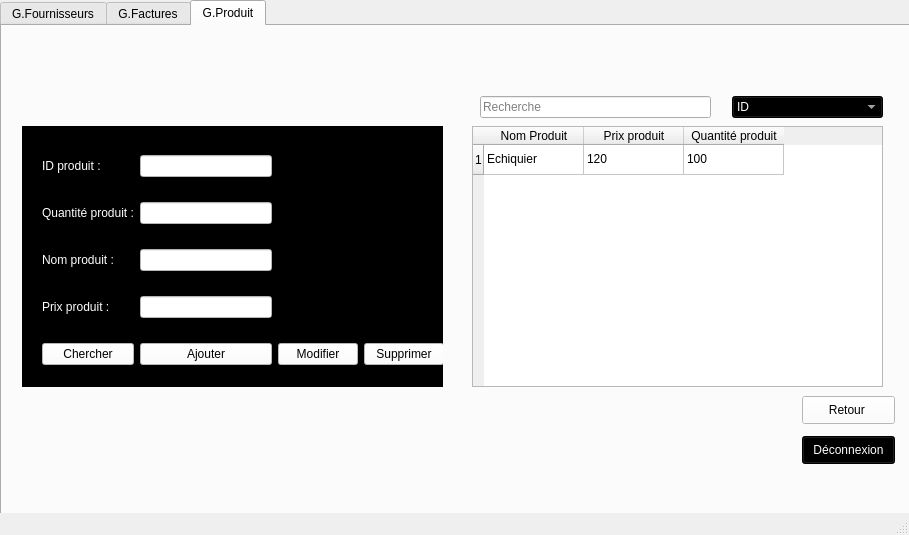
<?xml version="1.0" encoding="UTF-8"?>
<ui version="4.0">
 <class>MainWindow</class>
 <widget class="QMainWindow" name="MainWindow">
  <property name="geometry">
   <rect>
    <x>0</x>
    <y>0</y>
    <width>909</width>
    <height>535</height>
   </rect>
  </property>
  <property name="windowTitle">
   <string>MainWindow</string>
  </property>
  <property name="styleSheet">
   <string notr="true"/>
  </property>
  <widget class="QWidget" name="centralwidget">
   <widget class="QTabWidget" name="tabWidget">
    <property name="geometry">
     <rect>
      <x>0</x>
      <y>0</y>
      <width>921</width>
      <height>531</height>
     </rect>
    </property>
    <property name="styleSheet">
     <string notr="true"/>
    </property>
    <property name="currentIndex">
     <number>2</number>
    </property>
    <widget class="QWidget" name="tab_3">
     <attribute name="title">
      <string>G.Fournisseurs</string>
     </attribute>
     <widget class="QLabel" name="label_PIC8">
      <property name="geometry">
       <rect>
        <x>5</x>
        <y>-45</y>
        <width>891</width>
        <height>521</height>
       </rect>
      </property>
      <property name="text">
       <string/>
      </property>
     </widget>
     <widget class="QFrame" name="frame_3">
      <property name="geometry">
       <rect>
        <x>20</x>
        <y>180</y>
        <width>401</width>
        <height>281</height>
       </rect>
      </property>
      <property name="styleSheet">
       <string notr="true">background-color: rgb(0, 0, 0);</string>
      </property>
      <property name="frameShape">
       <enum>QFrame::StyledPanel</enum>
      </property>
      <property name="frameShadow">
       <enum>QFrame::Raised</enum>
      </property>
      <widget class="QGroupBox" name="groupBox_4">
       <property name="geometry">
        <rect>
         <x>10</x>
         <y>10</y>
         <width>381</width>
         <height>261</height>
        </rect>
       </property>
       <property name="styleSheet">
        <string notr="true">color: rgb(255, 255, 255);</string>
       </property>
       <property name="title">
        <string>Ajouter fournisseur </string>
       </property>
       <widget class="QWidget" name="gridLayoutWidget_8">
        <property name="geometry">
         <rect>
          <x>10</x>
          <y>20</y>
          <width>351</width>
          <height>231</height>
         </rect>
        </property>
        <layout class="QGridLayout" name="gridLayout_4">
         <item row="0" column="1">
          <widget class="QLineEdit" name="lineEdit_IDFournisseur">
           <property name="styleSheet">
            <string notr="true">QLineEdit {
background-color: rgb(255, 255, 255);
color: rgb(0, 0, 0);
}
QLineEdit:hover{
border :2 px solid rgb (48,50,60) ; 

}</string>
           </property>
          </widget>
         </item>
         <item row="4" column="1">
          <widget class="QLineEdit" name="lineEdit_emailfournisseur">
           <property name="styleSheet">
            <string notr="true">background-color: rgb(255, 255, 255);
color: rgb(0, 0, 0);</string>
           </property>
          </widget>
         </item>
         <item row="1" column="1">
          <widget class="QLineEdit" name="lineEdit_NomFournisseur">
           <property name="styleSheet">
            <string notr="true">background-color: rgb(255, 255, 255);
color: rgb(0, 0, 0);</string>
           </property>
          </widget>
         </item>
         <item row="4" column="0">
          <widget class="QLabel" name="label_10">
           <property name="styleSheet">
            <string notr="true">color: rgb(255, 255, 255);</string>
           </property>
           <property name="text">
            <string>Email fournisseur :</string>
           </property>
          </widget>
         </item>
         <item row="2" column="1">
          <widget class="QLineEdit" name="lineEdit_Adressefournisseur">
           <property name="styleSheet">
            <string notr="true">background-color: rgb(255, 255, 255);
color: rgb(0, 0, 0);</string>
           </property>
          </widget>
         </item>
         <item row="0" column="0">
          <widget class="QLabel" name="label_11">
           <property name="styleSheet">
            <string notr="true">color: rgb(255, 255, 255);</string>
           </property>
           <property name="text">
            <string>ID fornisseur :</string>
           </property>
          </widget>
         </item>
         <item row="3" column="0">
          <widget class="QLabel" name="label_23">
           <property name="styleSheet">
            <string notr="true">color: rgb(255, 255, 255);</string>
           </property>
           <property name="text">
            <string>Téléphone fournisseur :</string>
           </property>
          </widget>
         </item>
         <item row="1" column="0">
          <widget class="QLabel" name="label_24">
           <property name="styleSheet">
            <string notr="true">color: rgb(255, 255, 255);</string>
           </property>
           <property name="text">
            <string>Nom fournisseur :</string>
           </property>
          </widget>
         </item>
         <item row="2" column="0">
          <widget class="QLabel" name="label_22">
           <property name="styleSheet">
            <string notr="true">color: rgb(255, 255, 255);</string>
           </property>
           <property name="text">
            <string>Adresse du fournisseur :</string>
           </property>
          </widget>
         </item>
         <item row="3" column="1">
          <widget class="QLineEdit" name="lineEdit_telfournisseur">
           <property name="styleSheet">
            <string notr="true">background-color: rgb(255, 255, 255);
color: rgb(0, 0, 0);</string>
           </property>
          </widget>
         </item>
         <item row="0" column="2">
          <widget class="QPushButton" name="pushButton_31">
           <property name="styleSheet">
            <string notr="true">color: rgb(0, 0, 0);
background-color: rgb(255, 255, 255);
gridline-color: rgb(255, 255, 255);
border-color: rgb(205, 205, 205);</string>
           </property>
           <property name="text">
            <string>Chercher</string>
           </property>
          </widget>
         </item>
         <item row="4" column="2">
          <widget class="QPushButton" name="pushButton_30">
           <property name="styleSheet">
            <string notr="true">color: rgb(0, 0, 0);
background-color: rgb(255, 255, 255);
gridline-color: rgb(255, 255, 255);
border-color: rgb(205, 205, 205);</string>
           </property>
           <property name="text">
            <string>Supprimer</string>
           </property>
          </widget>
         </item>
         <item row="3" column="2">
          <widget class="QPushButton" name="pushButton_9">
           <property name="styleSheet">
            <string notr="true">color: rgb(0, 0, 0);
background-color: rgb(255, 255, 255);
gridline-color: rgb(255, 255, 255);
border-color: rgb(205, 205, 205);</string>
           </property>
           <property name="text">
            <string>Modifier</string>
           </property>
          </widget>
         </item>
         <item row="2" column="2">
          <widget class="QPushButton" name="pushButton_ajouterfournisseur">
           <property name="styleSheet">
            <string notr="true">color: rgb(0, 0, 0);
background-color: rgb(255, 255, 255);
gridline-color: rgb(255, 255, 255);
border-color: rgb(205, 205, 205);</string>
           </property>
           <property name="text">
            <string>Ajouter</string>
           </property>
          </widget>
         </item>
        </layout>
       </widget>
      </widget>
     </widget>
     <widget class="QPushButton" name="pushButton_6">
      <property name="geometry">
       <rect>
        <x>800</x>
        <y>340</y>
        <width>93</width>
        <height>28</height>
       </rect>
      </property>
      <property name="styleSheet">
       <string notr="true">color: rgb(0, 0, 0);
border-color: rgb(0, 0, 0);
gridline-color: rgb(0, 0, 0);
background-color: rgb(255, 255, 255);</string>
      </property>
      <property name="text">
       <string>Retour </string>
      </property>
     </widget>
     <widget class="QLineEdit" name="lineEdit_6">
      <property name="geometry">
       <rect>
        <x>10</x>
        <y>10</y>
        <width>501</width>
        <height>22</height>
       </rect>
      </property>
      <property name="placeholderText">
       <string>Recherche</string>
      </property>
     </widget>
     <widget class="QPushButton" name="pushButton_11">
      <property name="geometry">
       <rect>
        <x>600</x>
        <y>350</y>
        <width>93</width>
        <height>28</height>
       </rect>
      </property>
      <property name="styleSheet">
       <string notr="true">color: rgb(255, 255, 255);
background-color: rgb(0, 0, 0);
border-color: rgb(255, 255, 255);
gridline-color: rgb(255, 255, 255);</string>
      </property>
      <property name="text">
       <string>Excel</string>
      </property>
     </widget>
     <widget class="QComboBox" name="comboBox">
      <property name="geometry">
       <rect>
        <x>520</x>
        <y>10</y>
        <width>121</width>
        <height>21</height>
       </rect>
      </property>
      <property name="styleSheet">
       <string notr="true">background-color: rgb(0, 0, 0);
color: rgb(255, 255, 255);
gridline-color: rgb(255, 255, 255);
border-color: rgb(255, 255, 255);</string>
      </property>
      <property name="currentText">
       <string>Nom</string>
      </property>
      <item>
       <property name="text">
        <string>Nom</string>
       </property>
      </item>
      <item>
       <property name="text">
        <string>ID</string>
       </property>
      </item>
     </widget>
     <widget class="QTableView" name="tableView_Fournisseur">
      <property name="geometry">
       <rect>
        <x>10</x>
        <y>40</y>
        <width>631</width>
        <height>131</height>
       </rect>
      </property>
     </widget>
     <widget class="QPushButton" name="pushButton_5">
      <property name="geometry">
       <rect>
        <x>800</x>
        <y>380</y>
        <width>93</width>
        <height>28</height>
       </rect>
      </property>
      <property name="styleSheet">
       <string notr="true">color: rgb(255, 255, 255);
background-color: rgb(0, 0, 0);
border-color: rgb(255, 255, 255);
gridline-color: rgb(255, 255, 255);</string>
      </property>
      <property name="text">
       <string>Déconnexion</string>
      </property>
     </widget>
     <widget class="QPushButton" name="pushButton_7">
      <property name="geometry">
       <rect>
        <x>580</x>
        <y>390</y>
        <width>151</width>
        <height>28</height>
       </rect>
      </property>
      <property name="styleSheet">
       <string notr="true">color: rgb(0, 0, 0);
border-color: rgb(0, 0, 0);
gridline-color: rgb(0, 0, 0);
background-color: rgb(255, 255, 255);</string>
      </property>
      <property name="text">
       <string>Consulter statistiques</string>
      </property>
     </widget>
    </widget>
    <widget class="QWidget" name="tab">
     <attribute name="title">
      <string>G.Factures</string>
     </attribute>
     <widget class="QPushButton" name="pushButton">
      <property name="geometry">
       <rect>
        <x>510</x>
        <y>280</y>
        <width>93</width>
        <height>28</height>
       </rect>
      </property>
      <property name="styleSheet">
       <string notr="true">color: rgb(0, 0, 0);
border-color: rgb(0, 0, 0);
gridline-color: rgb(0, 0, 0);
background-color: rgb(255, 255, 255);</string>
      </property>
      <property name="text">
       <string>PDF</string>
      </property>
     </widget>
     <widget class="QLineEdit" name="lineEdit">
      <property name="geometry">
       <rect>
        <x>20</x>
        <y>10</y>
        <width>441</width>
        <height>22</height>
       </rect>
      </property>
      <property name="styleSheet">
       <string notr="true"/>
      </property>
      <property name="placeholderText">
       <string>Recherche</string>
      </property>
     </widget>
     <widget class="QComboBox" name="comboBox_2">
      <property name="geometry">
       <rect>
        <x>482</x>
        <y>10</y>
        <width>151</width>
        <height>22</height>
       </rect>
      </property>
      <property name="styleSheet">
       <string notr="true">background-color: rgb(0, 0, 0);
color: rgb(255, 255, 255);
gridline-color: rgb(255, 255, 255);
border-color: rgb(255, 255, 255);</string>
      </property>
      <item>
       <property name="text">
        <string>ID</string>
       </property>
      </item>
      <item>
       <property name="text">
        <string>ETAT</string>
       </property>
      </item>
      <item>
       <property name="text">
        <string>Nom Produit</string>
       </property>
      </item>
      <item>
       <property name="text">
        <string>Total</string>
       </property>
      </item>
     </widget>
     <widget class="QPushButton" name="pushButton_20">
      <property name="geometry">
       <rect>
        <x>800</x>
        <y>370</y>
        <width>93</width>
        <height>28</height>
       </rect>
      </property>
      <property name="styleSheet">
       <string notr="true">color: rgb(0, 0, 0);
border-color: rgb(0, 0, 0);
gridline-color: rgb(0, 0, 0);
background-color: rgb(255, 255, 255);</string>
      </property>
      <property name="text">
       <string>Retour </string>
      </property>
     </widget>
     <widget class="QPushButton" name="pushButton_21">
      <property name="geometry">
       <rect>
        <x>800</x>
        <y>410</y>
        <width>93</width>
        <height>28</height>
       </rect>
      </property>
      <property name="styleSheet">
       <string notr="true">color: rgb(255, 255, 255);
background-color: rgb(0, 0, 0);
border-color: rgb(255, 255, 255);
gridline-color: rgb(255, 255, 255);</string>
      </property>
      <property name="text">
       <string>Déconnexion</string>
      </property>
     </widget>
     <widget class="QLabel" name="label_PIC6">
      <property name="geometry">
       <rect>
        <x>5</x>
        <y>-45</y>
        <width>891</width>
        <height>531</height>
       </rect>
      </property>
      <property name="text">
       <string/>
      </property>
     </widget>
     <widget class="QPushButton" name="pushButton_3">
      <property name="geometry">
       <rect>
        <x>490</x>
        <y>320</y>
        <width>141</width>
        <height>28</height>
       </rect>
      </property>
      <property name="styleSheet">
       <string notr="true">color: rgb(255, 255, 255);
background-color: rgb(0, 0, 0);
border-color: rgb(255, 255, 255);
gridline-color: rgb(255, 255, 255);</string>
      </property>
      <property name="text">
       <string>Consulter statistiques</string>
      </property>
     </widget>
     <widget class="QFrame" name="frame">
      <property name="geometry">
       <rect>
        <x>20</x>
        <y>200</y>
        <width>401</width>
        <height>261</height>
       </rect>
      </property>
      <property name="styleSheet">
       <string notr="true">background-color: rgb(0, 0, 0);</string>
      </property>
      <property name="frameShape">
       <enum>QFrame::StyledPanel</enum>
      </property>
      <property name="frameShadow">
       <enum>QFrame::Raised</enum>
      </property>
      <widget class="QWidget" name="gridLayoutWidget_6">
       <property name="geometry">
        <rect>
         <x>20</x>
         <y>10</y>
         <width>369</width>
         <height>244</height>
        </rect>
       </property>
       <property name="styleSheet">
        <string notr="true">color: rgb(255, 255, 255);</string>
       </property>
       <layout class="QGridLayout" name="gridLayout_6">
        <item row="3" column="2">
         <widget class="QLineEdit" name="lineEdit_idfournisseurfactureajouter">
          <property name="styleSheet">
           <string notr="true">background-color: rgb(255, 255, 255);
color: rgb(0, 0, 0);</string>
          </property>
         </widget>
        </item>
        <item row="4" column="2">
         <widget class="QLineEdit" name="lineEdit_quantitfacajouterture">
          <property name="styleSheet">
           <string notr="true">background-color: rgb(255, 255, 255);
color: rgb(0, 0, 0);</string>
          </property>
         </widget>
        </item>
        <item row="3" column="0">
         <widget class="QLabel" name="label_42">
          <property name="styleSheet">
           <string notr="true">color: rgb(255, 255, 255);</string>
          </property>
          <property name="text">
           <string>ID fournisseur :</string>
          </property>
         </widget>
        </item>
        <item row="0" column="0">
         <widget class="QLabel" name="label_45">
          <property name="styleSheet">
           <string notr="true">color: rgb(255, 255, 255);</string>
          </property>
          <property name="text">
           <string>ID facture :</string>
          </property>
         </widget>
        </item>
        <item row="4" column="0">
         <widget class="QLabel" name="label_39">
          <property name="styleSheet">
           <string notr="true">color: rgb(255, 255, 255);</string>
          </property>
          <property name="text">
           <string>Quantité :</string>
          </property>
         </widget>
        </item>
        <item row="9" column="2">
         <widget class="QLineEdit" name="lineEdit_fcaturescaneeajouter">
          <property name="styleSheet">
           <string notr="true">background-color: rgb(255, 255, 255);
color: rgb(0, 0, 0);</string>
          </property>
         </widget>
        </item>
        <item row="8" column="2">
         <layout class="QFormLayout" name="formLayout_4">
          <item row="0" column="0" colspan="2">
           <widget class="QLineEdit" name="lineEdit_Etatfactureajouter">
            <property name="styleSheet">
             <string notr="true">background-color: rgb(255, 255, 255);
color: rgb(0, 0, 0);</string>
            </property>
           </widget>
          </item>
         </layout>
        </item>
        <item row="0" column="2">
         <widget class="QLineEdit" name="lineEdit_Idfactureajouter">
          <property name="styleSheet">
           <string notr="true">background-color: rgb(255, 255, 255);
color: rgb(0, 0, 0);</string>
          </property>
         </widget>
        </item>
        <item row="6" column="0">
         <widget class="QLabel" name="label_38">
          <property name="styleSheet">
           <string notr="true">color: rgb(255, 255, 255);</string>
          </property>
          <property name="text">
           <string>Date facture :</string>
          </property>
         </widget>
        </item>
        <item row="5" column="0">
         <widget class="QLabel" name="label_40">
          <property name="styleSheet">
           <string notr="true">color: rgb(255, 255, 255);</string>
          </property>
          <property name="text">
           <string>Nom produit :</string>
          </property>
         </widget>
        </item>
        <item row="1" column="0">
         <widget class="QLabel" name="label_43">
          <property name="styleSheet">
           <string notr="true">color: rgb(255, 255, 255);</string>
          </property>
          <property name="text">
           <string>Total :</string>
          </property>
         </widget>
        </item>
        <item row="9" column="0">
         <widget class="QLabel" name="label_44">
          <property name="styleSheet">
           <string notr="true">color: rgb(255, 255, 255);</string>
          </property>
          <property name="text">
           <string>Facture scannée :</string>
          </property>
         </widget>
        </item>
        <item row="8" column="0">
         <widget class="QLabel" name="label_41">
          <property name="styleSheet">
           <string notr="true">color: rgb(255, 255, 255);</string>
          </property>
          <property name="text">
           <string>Etat :</string>
          </property>
         </widget>
        </item>
        <item row="5" column="2">
         <widget class="QLineEdit" name="lineEdit_nomproduitfactureajouter">
          <property name="styleSheet">
           <string notr="true">background-color: rgb(255, 255, 255);
color: rgb(0, 0, 0);</string>
          </property>
          <property name="text">
           <string/>
          </property>
         </widget>
        </item>
        <item row="0" column="3">
         <widget class="QPushButton" name="pushButton_22">
          <property name="styleSheet">
           <string notr="true">color: rgb(0, 0, 0);
background-color: rgb(255, 255, 255);
gridline-color: rgb(255, 255, 255);
border-color: rgb(205, 205, 205);</string>
          </property>
          <property name="text">
           <string>Chercher</string>
          </property>
         </widget>
        </item>
        <item row="9" column="3">
         <widget class="QPushButton" name="pushButton_23">
          <property name="styleSheet">
           <string notr="true">color: rgb(0, 0, 0);
background-color: rgb(255, 255, 255);
gridline-color: rgb(255, 255, 255);
border-color: rgb(205, 205, 205);</string>
          </property>
          <property name="text">
           <string>Supprimer</string>
          </property>
         </widget>
        </item>
        <item row="8" column="3">
         <widget class="QPushButton" name="pushButton_2">
          <property name="styleSheet">
           <string notr="true">color: rgb(0, 0, 0);
background-color: rgb(255, 255, 255);
gridline-color: rgb(255, 255, 255);
border-color: rgb(205, 205, 205);</string>
          </property>
          <property name="text">
           <string>Modifier</string>
          </property>
         </widget>
        </item>
        <item row="6" column="3">
         <widget class="QPushButton" name="pushButton_ajouterfacture">
          <property name="styleSheet">
           <string notr="true">color: rgb(0, 0, 0);
background-color: rgb(255, 255, 255);
gridline-color: rgb(255, 255, 255);
border-color: rgb(205, 205, 205);</string>
          </property>
          <property name="text">
           <string>Ajouter</string>
          </property>
         </widget>
        </item>
        <item row="1" column="2">
         <widget class="QLineEdit" name="lineEdit_totalfactureajouter">
          <property name="styleSheet">
           <string notr="true">background-color: rgb(255, 255, 255);
color: rgb(0, 0, 0);</string>
          </property>
         </widget>
        </item>
        <item row="6" column="2">
         <widget class="QLineEdit" name="dateEdit_factureajouter">
          <property name="styleSheet">
           <string notr="true">background-color: rgb(255, 255, 255);
color: rgb(0, 0, 0);</string>
          </property>
         </widget>
        </item>
       </layout>
      </widget>
     </widget>
     <widget class="QListWidget" name="listWidget">
      <property name="geometry">
       <rect>
        <x>790</x>
        <y>30</y>
        <width>71</width>
        <height>61</height>
       </rect>
      </property>
      <property name="styleSheet">
       <string notr="true">background-color: rgb(200, 11, 37);
color: rgb(255, 255, 255);</string>
      </property>
      <item>
       <property name="text">
        <string>Echiqua</string>
       </property>
      </item>
      <item>
       <property name="text">
        <string>carneto</string>
       </property>
      </item>
     </widget>
     <widget class="QTableView" name="tableView_Facture">
      <property name="geometry">
       <rect>
        <x>10</x>
        <y>40</y>
        <width>631</width>
        <height>151</height>
       </rect>
      </property>
     </widget>
     <zorder>label_PIC6</zorder>
     <zorder>pushButton</zorder>
     <zorder>lineEdit</zorder>
     <zorder>comboBox_2</zorder>
     <zorder>pushButton_20</zorder>
     <zorder>pushButton_21</zorder>
     <zorder>pushButton_3</zorder>
     <zorder>frame</zorder>
     <zorder>listWidget</zorder>
     <zorder>tableView_Facture</zorder>
    </widget>
    <widget class="QWidget" name="tab_2">
     <attribute name="title">
      <string>G.Produit</string>
     </attribute>
     <widget class="QLabel" name="label_PIC7">
      <property name="geometry">
       <rect>
        <x>5</x>
        <y>-45</y>
        <width>901</width>
        <height>521</height>
       </rect>
      </property>
      <property name="text">
       <string/>
      </property>
     </widget>
     <widget class="QPushButton" name="pushButton_25">
      <property name="geometry">
       <rect>
        <x>800</x>
        <y>410</y>
        <width>93</width>
        <height>28</height>
       </rect>
      </property>
      <property name="styleSheet">
       <string notr="true">color: rgb(255, 255, 255);
background-color: rgb(0, 0, 0);
border-color: rgb(255, 255, 255);
gridline-color: rgb(255, 255, 255);</string>
      </property>
      <property name="text">
       <string>Déconnexion</string>
      </property>
     </widget>
     <widget class="QLineEdit" name="lineEdit_2">
      <property name="geometry">
       <rect>
        <x>478</x>
        <y>70</y>
        <width>231</width>
        <height>22</height>
       </rect>
      </property>
      <property name="styleSheet">
       <string notr="true"/>
      </property>
      <property name="placeholderText">
       <string>Recherche</string>
      </property>
     </widget>
     <widget class="QTableWidget" name="tableWidget_4">
      <property name="geometry">
       <rect>
        <x>470</x>
        <y>100</y>
        <width>411</width>
        <height>261</height>
       </rect>
      </property>
      <row>
       <property name="text">
        <string>1</string>
       </property>
      </row>
      <column>
       <property name="text">
        <string>Nom Produit</string>
       </property>
      </column>
      <column>
       <property name="text">
        <string>Prix produit</string>
       </property>
      </column>
      <column>
       <property name="text">
        <string>Quantité produit</string>
       </property>
      </column>
      <item row="0" column="0">
       <property name="text">
        <string>Echiquier</string>
       </property>
      </item>
      <item row="0" column="1">
       <property name="text">
        <string>120</string>
       </property>
      </item>
      <item row="0" column="2">
       <property name="text">
        <string>100</string>
       </property>
      </item>
     </widget>
     <widget class="QPushButton" name="pushButton_26">
      <property name="geometry">
       <rect>
        <x>800</x>
        <y>370</y>
        <width>93</width>
        <height>28</height>
       </rect>
      </property>
      <property name="styleSheet">
       <string notr="true">color: rgb(0, 0, 0);
border-color: rgb(0, 0, 0);
gridline-color: rgb(0, 0, 0);
background-color: rgb(255, 255, 255);</string>
      </property>
      <property name="text">
       <string>Retour </string>
      </property>
     </widget>
     <widget class="QFrame" name="frame_2">
      <property name="geometry">
       <rect>
        <x>20</x>
        <y>100</y>
        <width>421</width>
        <height>261</height>
       </rect>
      </property>
      <property name="styleSheet">
       <string notr="true">background-color: rgb(0, 0, 0);</string>
      </property>
      <property name="frameShape">
       <enum>QFrame::StyledPanel</enum>
      </property>
      <property name="frameShadow">
       <enum>QFrame::Raised</enum>
      </property>
      <widget class="QWidget" name="gridLayoutWidget_7">
       <property name="geometry">
        <rect>
         <x>20</x>
         <y>10</y>
         <width>402</width>
         <height>251</height>
        </rect>
       </property>
       <property name="styleSheet">
        <string notr="true">color: rgb(255, 255, 255);</string>
       </property>
       <layout class="QGridLayout" name="gridLayout_7">
        <item row="1" column="0">
         <widget class="QLabel" name="label_51">
          <property name="styleSheet">
           <string notr="true">color: rgb(255, 255, 255);</string>
          </property>
          <property name="text">
           <string>Quantité produit :</string>
          </property>
         </widget>
        </item>
        <item row="8" column="4">
         <widget class="QPushButton" name="pushButton_28">
          <property name="styleSheet">
           <string notr="true">color: rgb(0, 0, 0);
background-color: rgb(255, 255, 255);
gridline-color: rgb(255, 255, 255);
border-color: rgb(205, 205, 205);</string>
          </property>
          <property name="text">
           <string>Supprimer</string>
          </property>
         </widget>
        </item>
        <item row="3" column="2">
         <widget class="QLineEdit" name="lineEdit_35">
          <property name="styleSheet">
           <string notr="true">background-color: rgb(255, 255, 255);
color: rgb(0, 0, 0);</string>
          </property>
         </widget>
        </item>
        <item row="3" column="0">
         <widget class="QLabel" name="label_46">
          <property name="styleSheet">
           <string notr="true">color: rgb(255, 255, 255);</string>
          </property>
          <property name="text">
           <string>Nom produit :</string>
          </property>
         </widget>
        </item>
        <item row="1" column="2">
         <widget class="QLineEdit" name="lineEdit_39">
          <property name="styleSheet">
           <string notr="true">background-color: rgb(255, 255, 255);
color: rgb(0, 0, 0);</string>
          </property>
         </widget>
        </item>
        <item row="4" column="0">
         <widget class="QLabel" name="label_48">
          <property name="styleSheet">
           <string notr="true">color: rgb(255, 255, 255);</string>
          </property>
          <property name="text">
           <string>Prix produit : </string>
          </property>
         </widget>
        </item>
        <item row="0" column="2">
         <widget class="QLineEdit" name="lineEdit_38">
          <property name="styleSheet">
           <string notr="true">background-color: rgb(255, 255, 255);
color: rgb(0, 0, 0);</string>
          </property>
         </widget>
        </item>
        <item row="4" column="2">
         <widget class="QLineEdit" name="lineEdit_36">
          <property name="styleSheet">
           <string notr="true">background-color: rgb(255, 255, 255);
color: rgb(0, 0, 0);</string>
          </property>
          <property name="text">
           <string/>
          </property>
         </widget>
        </item>
        <item row="8" column="0">
         <widget class="QPushButton" name="pushButton_27">
          <property name="styleSheet">
           <string notr="true">color: rgb(0, 0, 0);
background-color: rgb(255, 255, 255);
gridline-color: rgb(255, 255, 255);
border-color: rgb(205, 205, 205);</string>
          </property>
          <property name="text">
           <string>Chercher</string>
          </property>
         </widget>
        </item>
        <item row="8" column="2">
         <widget class="QPushButton" name="pushButton_29">
          <property name="styleSheet">
           <string notr="true">color: rgb(0, 0, 0);
background-color: rgb(255, 255, 255);
gridline-color: rgb(255, 255, 255);
border-color: rgb(205, 205, 205);</string>
          </property>
          <property name="text">
           <string>Ajouter</string>
          </property>
         </widget>
        </item>
        <item row="0" column="0">
         <widget class="QLabel" name="label_47">
          <property name="styleSheet">
           <string notr="true">color: rgb(255, 255, 255);</string>
          </property>
          <property name="text">
           <string>ID produit :</string>
          </property>
         </widget>
        </item>
        <item row="8" column="3">
         <widget class="QPushButton" name="pushButton_4">
          <property name="styleSheet">
           <string notr="true">color: rgb(0, 0, 0);
background-color: rgb(255, 255, 255);
gridline-color: rgb(255, 255, 255);
border-color: rgb(205, 205, 205);</string>
          </property>
          <property name="text">
           <string>Modifier</string>
          </property>
         </widget>
        </item>
       </layout>
      </widget>
     </widget>
     <widget class="QComboBox" name="comboBox_3">
      <property name="geometry">
       <rect>
        <x>730</x>
        <y>70</y>
        <width>151</width>
        <height>22</height>
       </rect>
      </property>
      <property name="styleSheet">
       <string notr="true">background-color: rgb(0, 0, 0);
color: rgb(255, 255, 255);
gridline-color: rgb(255, 255, 255);
border-color: rgb(255, 255, 255);</string>
      </property>
      <item>
       <property name="text">
        <string>ID</string>
       </property>
      </item>
      <item>
       <property name="text">
        <string>ETAT</string>
       </property>
      </item>
      <item>
       <property name="text">
        <string>Nom Produit</string>
       </property>
      </item>
      <item>
       <property name="text">
        <string>Total</string>
       </property>
      </item>
     </widget>
    </widget>
   </widget>
  </widget>
  <widget class="QMenuBar" name="menubar">
   <property name="geometry">
    <rect>
     <x>0</x>
     <y>0</y>
     <width>909</width>
     <height>26</height>
    </rect>
   </property>
  </widget>
  <widget class="QStatusBar" name="statusbar"/>
 </widget>
 <resources/>
 <connections/>
</ui>
